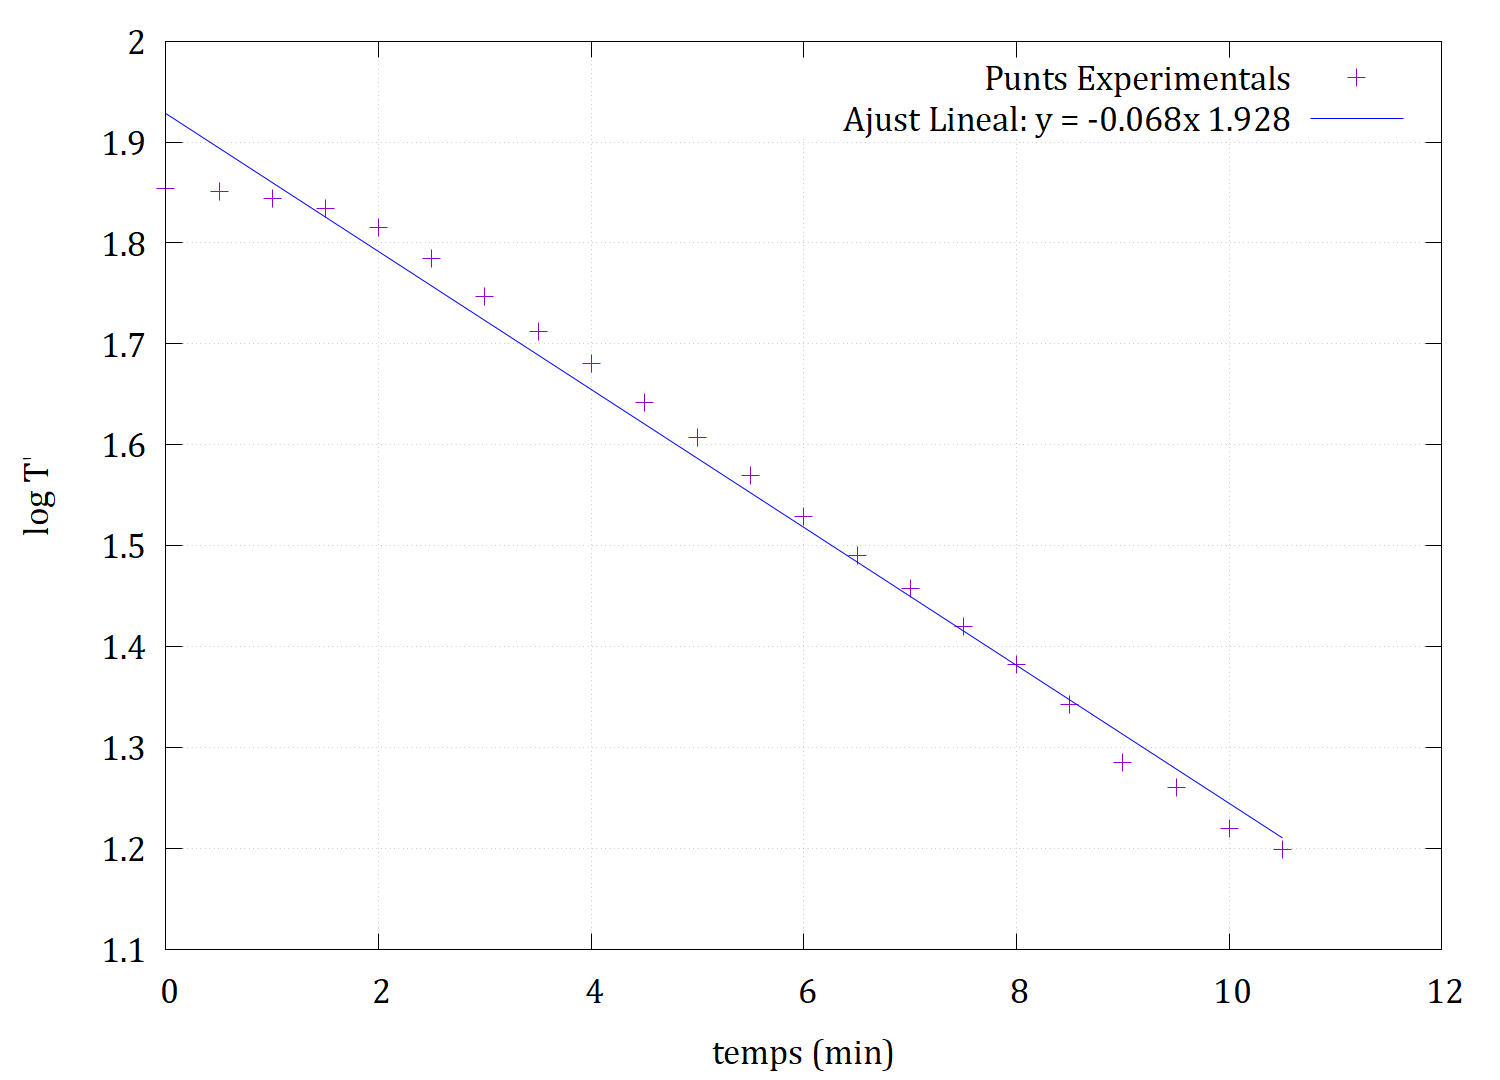

Reproduce this figure in gnuplot.
set terminal pngcairo enhanced size 1500,1080 enhanced font "Cambria,26"
set output "ajustsemilog203.png"
set samples 60,60
set ylabel "log (T')"
set xlabel "temps (min)"
set key top right

f(x) = m*x + b

# Valores iniciales aproximados
m = -0,0684
b = 1,9282

# Ajustar la función a los datos
fit f(x) "ajustsemilog203.dat" using 1:2 via m, b

# Calcular estadísticas para la columna Y

R2 = 0,9866

set grid
plot "ajustsemilog203.dat" with points ps 3 title "Punts Experimentals", \
    f(x) with lines lw 1 lc "blue" title sprintf("Ajust Lineal: y = %.3fx %.3f", m, b)


set output